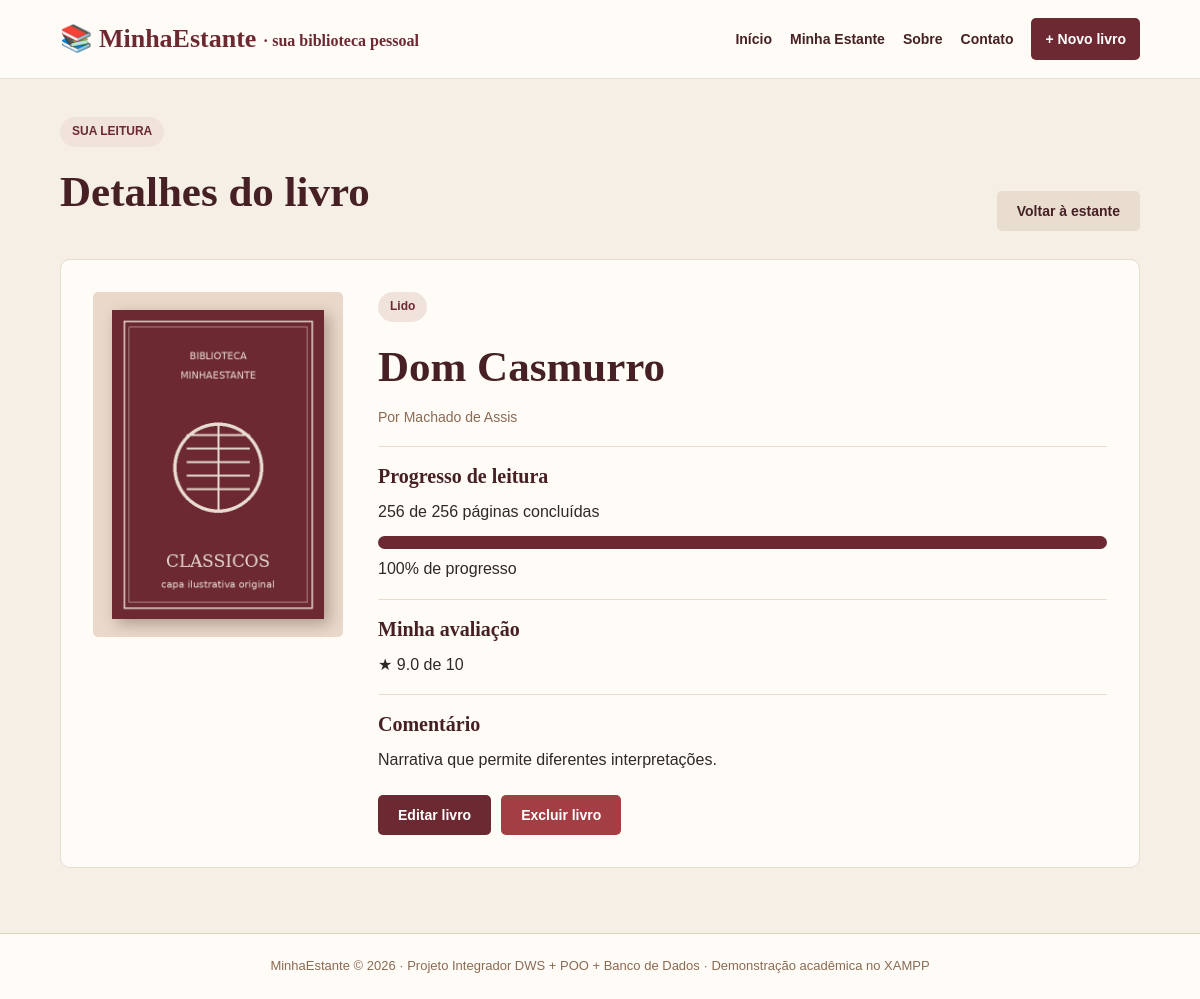
Page /xampp/MinhaEstante/detalhes.php?id=1 on the committed database.
### tables this page shows
CREATE TABLE IF NOT EXISTS leitura (
    id_leitura INT AUTO_INCREMENT PRIMARY KEY,
    id_usuario INT NOT NULL,
    id_livro INT NOT NULL,
    status VARCHAR(15) NOT NULL DEFAULT 'Quero ler',
    paginas_lidas INT NOT NULL DEFAULT 0,
    nota DECIMAL(3,1) NULL,
    comentario TEXT,
    UNIQUE (id_usuario, id_livro),
    FOREIGN KEY (id_usuario) REFERENCES usuario(id_usuario),
    FOREIGN KEY (id_livro) REFERENCES livro(id_livro)
);

CREATE TABLE IF NOT EXISTS livro (
    id_livro INT AUTO_INCREMENT PRIMARY KEY,
    titulo VARCHAR(150) NOT NULL,
    autor VARCHAR(100) NOT NULL,
    total_paginas INT NOT NULL,
    capa VARCHAR(100) DEFAULT ''
);

### xampp/MinhaEstante/funcoes.php (called while the page is built, shortened)
<?php
function escapar($valor) {
    return htmlspecialchars((string) $valor, ENT_QUOTES, "UTF-8");
}
function buscar_livro($conexao, $id_livro) {
    $id_livro = (int) $id_livro;
    $sql = "SELECT l.id_livro, l.titulo, l.autor, l.total_paginas, l.capa,
            le.id_leitura, le.status, le.paginas_lidas, le.nota, le.comentario
            FROM livro AS l INNER JOIN leitura AS le
            ON l.id_livro = le.id_livro
            WHERE le.id_usuario = 1 AND l.id_livro = $id_livro";
    $resultado = mysqli_query($conexao, $sql);
    $livro = mysqli_fetch_assoc($resultado);
    return $livro ? $livro : null;
}
function progresso($livro) {
    return round($livro["paginas_lidas"] * 100 / $livro["total_paginas"], 1);
}
?>

### xampp/MinhaEstante/detalhes.php (the view, shortened to what this page needs)
<?php
require "conexao.php";
require "funcoes.php";
$livro = buscar_livro($conexao, (isset($_GET["id"]) ? $_GET["id"] : 0));
include "cabecalho.php";
?>
<div class="topo-pagina"><div><span class="selo">SUA LEITURA</span><h1>Detalhes do livro</h1></div><a href="estante.php" class="botao secundario">Voltar à estante</a></div>
<article class="detalhes">
    <div class="detalhes-capa">
    <?php if ($livro["capa"] !== "") { ?><img src="<?php echo escapar($livro["capa"]); ?>" alt="Capa ilustrativa">
    <?php } else { ?><div class="capa-vazia">📖 Sem capa</div><?php } ?>
    </div>
    <div class="detalhes-conteudo"><span class="selo"><?php echo escapar($livro["status"]); ?></span>
    <h1><?php echo escapar($livro["titulo"]); ?></h1><p class="autor">Por <?php echo escapar($livro["autor"]); ?></p>
    <h3 class="divisor">Progresso de leitura</h3>
    <p><?php echo (int) $livro["paginas_lidas"]; ?> de <?php echo (int) $livro["total_paginas"]; ?> páginas concluídas</p>
    <div class="progresso"><div class="progresso-preenchido" style="width:<?php echo progresso($livro); ?>%"></div></div><p><?php echo progresso($livro); ?>% de progresso</p>
    <h3 class="divisor">Minha avaliação</h3><p><?php echo $livro["nota"] === null ? "Ainda não avaliado" : "★ " . escapar($livro["nota"]) . " de 10"; ?></p>
    <h3 class="divisor">Comentário</h3><p><?php echo $livro["comentario"] === "" ? "Ainda não foi registrado nenhum comentário." : escapar($livro["comentario"]); ?></p>
    <div class="linha-botoes"><a class="botao" href="editar.php?id=<?php echo (int) $livro["id_livro"]; ?>">Editar livro</a>
    <form method="POST" action="excluir.php" onsubmit="return confirm('Deseja realmente excluir este livro?');">
    <input type="hidden" name="id_livro" value="<?php echo (int) $livro["id_livro"]; ?>"><button type="submit" class="botao perigo">Excluir livro</button>
    </form></div></div>
</article>
<?php include "rodape.php"; ?>

### xampp/MinhaEstante/css/style.css (style rules this page uses)
* { box-sizing: border-box; margin: 0; padding: 0; }
body { font-family: Arial, Helvetica, sans-serif; background: #F5EFE6; color: #302825; line-height: 1.6; }
a { color: inherit; }
h1, h2, h3 { font-family: Georgia, 'Times New Roman', serif; line-height: 1.25; }
h1 { font-size: 43px; color: #472025; margin-bottom: 13px; }
h3 { font-size: 20px; color: #472025; margin-bottom: 10px; }
p { margin-bottom: 12px; }
.selo { display: inline-block; background: #f0e3db; color: #6D2932; padding: 5px 12px; border-radius: 20px; font-size: 12px; font-weight: bold; margin-bottom: 18px; }
.botao, button.botao { display: inline-block; border: none; border-radius: 5px; padding: 12px 20px; font: bold 14px Arial, sans-serif; color: white; background: #6D2932; text-decoration: none; cursor: pointer; text-align: center; }
.botao.secundario { background: #E8DDCE; color: #472025; }
.botao.perigo { background: #a23e44; }
.linha-botoes { display: flex; gap: 10px; flex-wrap: wrap; align-items: center; margin-top: 22px; }
.topo-pagina { display: flex; flex-wrap: wrap; align-items: end; justify-content: space-between; gap: 20px; margin-bottom: 28px; }
.autor { color: #8A6A53; font-size: 14px; }
.progresso { width: 100%; height: 10px; border-radius: 8px; background: #e5d8cb; overflow: hidden; margin: 7px 0; }
.progresso-preenchido { background: #6D2932; height: 100%; width: 0%; }
.detalhes { display: flex; gap: 35px; flex-wrap: wrap; align-items: flex-start; background: #FFFCF8; padding: 32px; border-radius: 10px; border: 1px solid #E8DDCE; }
.detalhes-capa { width: 250px; height: 345px; flex: 0 0 250px; display: flex; align-items: center; justify-content: center; background: #ead9ca; border-radius: 5px; padding: 18px; }
.detalhes-capa img { max-width: 100%; max-height: 100%; box-shadow: 5px 5px 14px #38241d55; }
.detalhes-conteudo { flex: 1 1 310px; }
.detalhes-conteudo .progresso { height: 13px; }
.divisor { border-top: 1px solid #E8DDCE; padding-top: 17px; margin-top: 17px; }

### rows in the picture
leitura: id_livro.capa (picture), status "Lido", id_livro.titulo "Dom Casmurro", id_livro.autor "Machado de Assis", paginas_lidas "256", id_livro.total_paginas "256", paginas_lidas.total_paginas "100", nota "9.0", comentario "Narrativa que permite diferentes interpretações."
